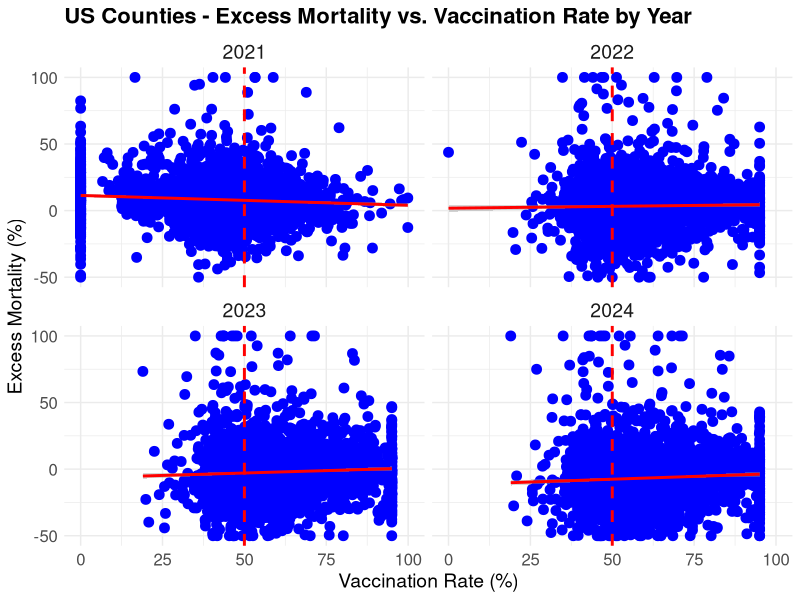

Write R code to recreate this figure.
# Loads necessary libraries
library(ggplot2)
library(dplyr)

# Reads data
df <- read.csv("65_plus_excess_mortality.csv")

# Computes min and max values
min_rate <- min(df$rate, na.rm = TRUE)
max_rate <- max(df$rate, na.rm = TRUE)
min_excess_pct <- min(df$excess_pct, na.rm = TRUE)
max_excess_pct <- max(df$excess_pct, na.rm = TRUE)

# Prints the values
cat("Min Vaccination Rate:", min_rate, "\n")
cat("Max Vaccination Rate:", max_rate, "\n")
cat("Min Excess Mortality:", min_excess_pct, "\n")
cat("Max Excess Mortality:", max_excess_pct, "\n")

# Modifies excess_pct values
df$excess_pct <- ifelse(df$excess_pct > 100, 100, df$excess_pct)
df$excess_pct <- ifelse(df$excess_pct < -50, -50, df$excess_pct)

# Function to fit a linear model and return a summary for each year
fit_model_by_year <- function(data) {
  lm_model <- lm(excess_pct ~ rate, data = data)
  summary(lm_model)
}

# Splits data by year and apply the function
models_by_year <- df %>%
  group_by(year) %>%
  group_split() %>%
  lapply(fit_model_by_year)

# Prints results for each year
for (i in seq_along(models_by_year)) {
  cat("\nYear:", unique(df$year)[i], "\n")
  print(models_by_year[[i]])
}

# Creates the plot with regression line
ggplot(data = df, aes(x = rate, y = excess_pct)) +
  geom_point(size = 3, color = "blue") +
  geom_smooth(method = "lm", color = "red", se = TRUE, linewidth = 1) + # Use linewidth for line size
  facet_wrap(~ year) +
  labs(
    title = "US Counties - Excess Mortality vs. Vaccination Rate by Year",
    x = "Vaccination Rate (%)",
    y = "Excess Mortality (%)"
  ) +
  scale_y_continuous(limits = c(-50, 100)) + # Set Y-axis limits
  scale_x_continuous(limits = c(0, 100)) +  # Set X-axis limits
  geom_vline(xintercept = 50, linetype = "dashed", color = "red", linewidth = 1) + # Use linewidth for dashed line
  theme_minimal() +
  theme(
    plot.title = element_text(size = 16, face = "bold"), # Increase title size
    axis.title = element_text(size = 14),               # Increase axis title size
    axis.text = element_text(size = 12),                # Increase axis text size
    legend.title = element_text(size = 14),             # Increase legend title size
    legend.text = element_text(size = 12),              # Increase legend text size
    strip.text = element_text(size = 14)                # Increase facet text size
  )

